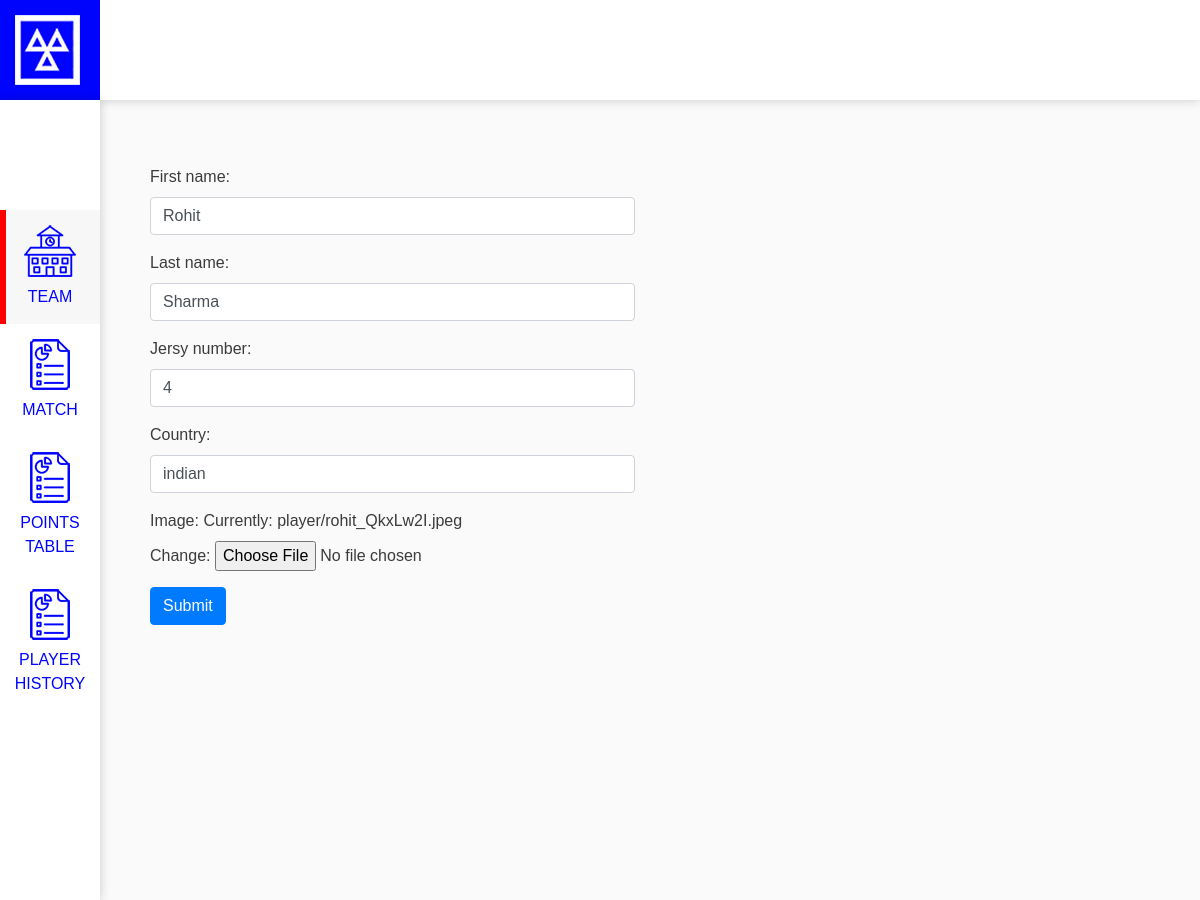
/player/1/, run on the app's committed database.
### basic_info/models.py (models this page shows, shortened)
class Player(models.Model):
    first_name = models.CharField(max_length=255)
    last_name  = models.CharField(max_length=255)
    image = models.ImageField(upload_to='player/',)
    jersy_number = models.IntegerField()
    country = models.CharField(max_length=255)
    team = models.ForeignKey('Team',related_name='team_player',on_delete=models.CASCADE)
    class Meta:
        unique_together = ('team', 'jersy_number')
        verbose_name = "Player"
        verbose_name_plural = "Players"

### basic_info/views.py (the view, shortened to what this page needs)
# urls.py: path('player/<int:pk>/', PlayerUpdateView.as_view(), name='player-update'),
class PlayerUpdateView(UpdateView):
    model = Player
    form_class = PlayerForm
    template_name='user/add_player.html'

### basic_info/forms.py
class PlayerForm(forms.ModelForm):
    first_name= forms.CharField(widget=forms.TextInput(attrs={'class':'form-control','required':'required'}))
    last_name= forms.CharField(widget=forms.TextInput(attrs={'class':'form-control','required':'required'}))
    jersy_number= forms.CharField(widget=forms.TextInput(attrs={'class':'form-control','required':'required','type':'number'}))
    country = forms.CharField(widget=forms.TextInput(attrs={'class':'form-control','required':'required'}))
    class Meta:
        model = Player
        fields = ['first_name','last_name','jersy_number','country','image']

### basic_info/templates/user/add_player.html (shortened to what this page needs)
{% include 'user/header.html'%}
{% include 'user/side_bar.html'%}
{% load static %}
<div class="content-wrapper station-detail-wrapper">
    <div class="container-fluid">
        <div class="row">
            <div class="col-lg-12">
                <div class="row">
                    <div class="col-lg-6 col-md-6 col-12">
                        <div class="page-main-title">
                            <form method="post" enctype="multipart/form-data">
                            {{ form.as_p }}
                            <input type="submit" class="btn btn-primary" value="Submit">
                            </form>
                        </div>
                    </div>
                </div>
            </div>
        </div>
    </div>
</div>
{% include 'user/footer.html'%}

### static/user/css/style.css (style rules this page uses)
* { box-sizing: border-box; -moz-box-sizing: border-box; -o-box-sizing: border-box; -ms-box-sizing: border-box; -webkit-box-sizing: border-box; }
html, body { margin: 0; padding: 0; }
body { background: #fff; color: #3b3b3b; font-family: 'Avenir-Medium', sans-serif; }
a, a:hover { display: inline-block; text-decoration: none; color: inherit; }
::placeholder { font-family: 'Avenir-Light'; }
body { background: #fafafa; }
.container-fluid { padding-right: 50px; padding-left: 50px; }
.content-wrapper { padding: 50px 0; background: #fafafa;; padding-left: 100px; transition: 1s all; }
.content-wrapper { padding-top:65px; }

### data on the page
Player: first_name "Rohit", last_name "Sharma", jersy_number "4", country "indian"
